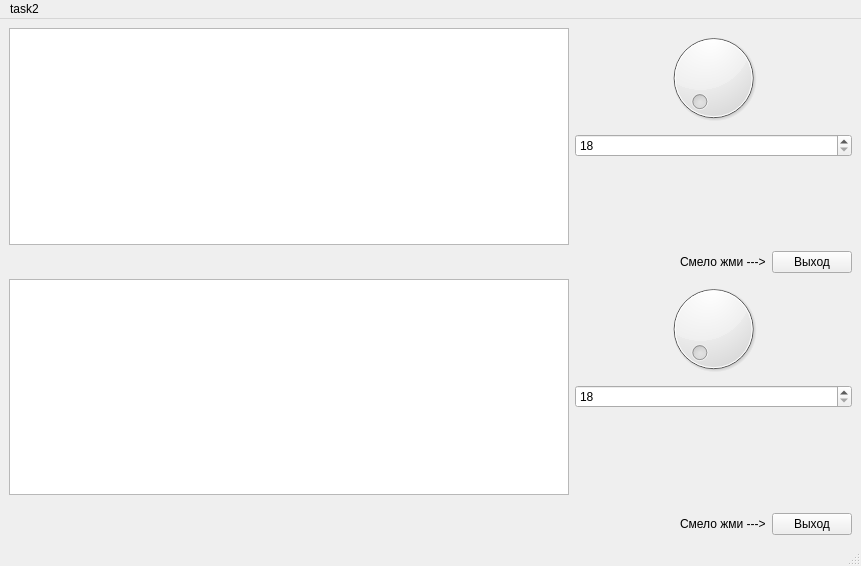
<?xml version="1.0" encoding="UTF-8"?>
<ui version="4.0">
 <class>MainWindow</class>
 <widget class="QMainWindow" name="MainWindow">
  <property name="geometry">
   <rect>
    <x>0</x>
    <y>0</y>
    <width>861</width>
    <height>566</height>
   </rect>
  </property>
  <property name="windowTitle">
   <string>MainWindow</string>
  </property>
  <widget class="QWidget" name="centralwidget">
   <layout class="QGridLayout" name="gridLayout">
    <item row="5" column="0" colspan="3">
     <layout class="QHBoxLayout" name="horizontalLayout_3">
      <item>
       <spacer name="horizontalSpacer_3">
        <property name="orientation">
         <enum>Qt::Horizontal</enum>
        </property>
        <property name="sizeHint" stdset="0">
         <size>
          <width>40</width>
          <height>20</height>
         </size>
        </property>
       </spacer>
      </item>
      <item>
       <widget class="QLabel" name="label_3">
        <property name="text">
         <string>Смело жми ---&gt;</string>
        </property>
       </widget>
      </item>
      <item>
       <widget class="QPushButton" name="pushButton_3">
        <property name="text">
         <string>Выход</string>
        </property>
       </widget>
      </item>
     </layout>
    </item>
    <item row="2" column="2" rowspan="3">
     <layout class="QVBoxLayout" name="verticalLayout_3">
      <item>
       <widget class="QDial" name="dial_3">
        <property name="minimum">
         <number>18</number>
        </property>
       </widget>
      </item>
      <item>
       <widget class="QSpinBox" name="spinBox_3">
        <property name="minimum">
         <number>18</number>
        </property>
       </widget>
      </item>
      <item>
       <spacer name="verticalSpacer_3">
        <property name="orientation">
         <enum>Qt::Vertical</enum>
        </property>
        <property name="sizeHint" stdset="0">
         <size>
          <width>20</width>
          <height>40</height>
         </size>
        </property>
       </spacer>
      </item>
     </layout>
    </item>
    <item row="2" column="0" colspan="2">
     <widget class="QTextEdit" name="textEdit_2"/>
    </item>
    <item row="0" column="0" colspan="2">
     <widget class="QTextEdit" name="textEdit"/>
    </item>
    <item row="0" column="2">
     <layout class="QVBoxLayout" name="verticalLayout">
      <item>
       <widget class="QDial" name="dial">
        <property name="minimum">
         <number>18</number>
        </property>
       </widget>
      </item>
      <item>
       <widget class="QSpinBox" name="spinBox">
        <property name="minimum">
         <number>18</number>
        </property>
       </widget>
      </item>
      <item>
       <spacer name="verticalSpacer">
        <property name="orientation">
         <enum>Qt::Vertical</enum>
        </property>
        <property name="sizeHint" stdset="0">
         <size>
          <width>20</width>
          <height>40</height>
         </size>
        </property>
       </spacer>
      </item>
     </layout>
    </item>
    <item row="1" column="0" colspan="3">
     <layout class="QHBoxLayout" name="horizontalLayout">
      <item>
       <spacer name="horizontalSpacer">
        <property name="orientation">
         <enum>Qt::Horizontal</enum>
        </property>
        <property name="sizeHint" stdset="0">
         <size>
          <width>40</width>
          <height>20</height>
         </size>
        </property>
       </spacer>
      </item>
      <item>
       <widget class="QLabel" name="label">
        <property name="text">
         <string>Смело жми ---&gt;</string>
        </property>
       </widget>
      </item>
      <item>
       <widget class="QPushButton" name="pushButton">
        <property name="text">
         <string>Выход</string>
        </property>
       </widget>
      </item>
     </layout>
    </item>
   </layout>
  </widget>
  <widget class="QMenuBar" name="menubar">
   <property name="geometry">
    <rect>
     <x>0</x>
     <y>0</y>
     <width>861</width>
     <height>25</height>
    </rect>
   </property>
   <widget class="QMenu" name="menutask2">
    <property name="title">
     <string>task2</string>
    </property>
   </widget>
   <addaction name="menutask2"/>
  </widget>
  <widget class="QStatusBar" name="statusbar"/>
 </widget>
 <resources/>
 <connections>
  <connection>
   <sender>dial</sender>
   <signal>valueChanged(int)</signal>
   <receiver>spinBox</receiver>
   <slot>setValue(int)</slot>
   <hints>
    <hint type="sourcelabel">
     <x>482</x>
     <y>93</y>
    </hint>
    <hint type="destinationlabel">
     <x>462</x>
     <y>151</y>
    </hint>
   </hints>
  </connection>
  <connection>
   <sender>spinBox</sender>
   <signal>valueChanged(int)</signal>
   <receiver>dial</receiver>
   <slot>setValue(int)</slot>
   <hints>
    <hint type="sourcelabel">
     <x>431</x>
     <y>157</y>
    </hint>
    <hint type="destinationlabel">
     <x>431</x>
     <y>107</y>
    </hint>
   </hints>
  </connection>
  <connection>
   <sender>spinBox</sender>
   <signal>textChanged(QString)</signal>
   <receiver>textEdit</receiver>
   <slot>append(QString)</slot>
   <hints>
    <hint type="sourcelabel">
     <x>479</x>
     <y>150</y>
    </hint>
    <hint type="destinationlabel">
     <x>403</x>
     <y>143</y>
    </hint>
   </hints>
  </connection>
  <connection>
   <sender>dial_3</sender>
   <signal>valueChanged(int)</signal>
   <receiver>spinBox_3</receiver>
   <slot>setValue(int)</slot>
   <hints>
    <hint type="sourcelabel">
     <x>500</x>
     <y>350</y>
    </hint>
    <hint type="destinationlabel">
     <x>501</x>
     <y>414</y>
    </hint>
   </hints>
  </connection>
  <connection>
   <sender>spinBox_3</sender>
   <signal>valueChanged(int)</signal>
   <receiver>dial_3</receiver>
   <slot>setValue(int)</slot>
   <hints>
    <hint type="sourcelabel">
     <x>555</x>
     <y>414</y>
    </hint>
    <hint type="destinationlabel">
     <x>555</x>
     <y>339</y>
    </hint>
   </hints>
  </connection>
  <connection>
   <sender>spinBox_3</sender>
   <signal>textChanged(QString)</signal>
   <receiver>textEdit_2</receiver>
   <slot>append(QString)</slot>
   <hints>
    <hint type="sourcelabel">
     <x>439</x>
     <y>411</y>
    </hint>
    <hint type="destinationlabel">
     <x>291</x>
     <y>397</y>
    </hint>
   </hints>
  </connection>
 </connections>
</ui>
